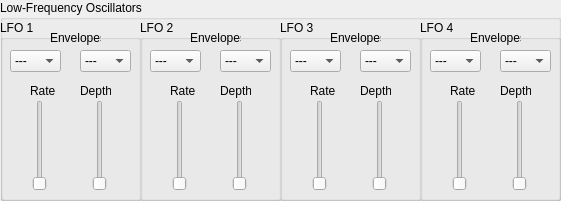
   <widget class="QGroupBox" name="lfo_group_box">
    <property name="geometry">
     <rect>
      <x>370</x>
      <y>190</y>
      <width>561</width>
      <height>201</height>
     </rect>
    </property>
    <property name="title">
     <string>Low-Frequency Oscillators</string>
    </property>
    <widget class="QGroupBox" name="lfo_1_box">
     <property name="geometry">
      <rect>
       <x>0</x>
       <y>20</y>
       <width>141</width>
       <height>181</height>
      </rect>
     </property>
     <property name="title">
      <string>LFO 1</string>
     </property>
     <widget class="QLabel" name="label_11">
      <property name="geometry">
       <rect>
        <x>50</x>
        <y>10</y>
        <width>51</width>
        <height>16</height>
       </rect>
      </property>
      <property name="text">
       <string>Envelopes</string>
      </property>
     </widget>
     <widget class="QComboBox" name="lfo_1_rate_envelope">
      <property name="geometry">
       <rect>
        <x>10</x>
        <y>30</y>
        <width>51</width>
        <height>22</height>
       </rect>
      </property>
      <item>
       <property name="text">
        <string>---</string>
       </property>
      </item>
      <item>
       <property name="text">
        <string>Env 1</string>
       </property>
      </item>
      <item>
       <property name="text">
        <string>Env 2</string>
       </property>
      </item>
      <item>
       <property name="text">
        <string>Env 3</string>
       </property>
      </item>
      <item>
       <property name="text">
        <string>Env 4</string>
       </property>
      </item>
     </widget>
     <widget class="QSlider" name="lfo_1_rate_slider">
      <property name="geometry">
       <rect>
        <x>30</x>
        <y>80</y>
        <width>20</width>
        <height>91</height>
       </rect>
      </property>
      <property name="maximum">
       <number>127</number>
      </property>
      <property name="orientation">
       <enum>Qt::Vertical</enum>
      </property>
     </widget>
     <widget class="QSlider" name="lfo_1_depth_slider">
      <property name="geometry">
       <rect>
        <x>90</x>
        <y>80</y>
        <width>20</width>
        <height>91</height>
       </rect>
      </property>
      <property name="maximum">
       <number>127</number>
      </property>
      <property name="orientation">
       <enum>Qt::Vertical</enum>
      </property>
     </widget>
     <widget class="QComboBox" name="lfo_1_depth_envelope">
      <property name="geometry">
       <rect>
        <x>80</x>
        <y>30</y>
        <width>51</width>
        <height>22</height>
       </rect>
      </property>
      <item>
       <property name="text">
        <string>---</string>
       </property>
      </item>
      <item>
       <property name="text">
        <string>Env 1</string>
       </property>
      </item>
      <item>
       <property name="text">
        <string>Env 2</string>
       </property>
      </item>
      <item>
       <property name="text">
        <string>Env 3</string>
       </property>
      </item>
      <item>
       <property name="text">
        <string>Env 4</string>
       </property>
      </item>
     </widget>
     <widget class="QLabel" name="label_12">
      <property name="geometry">
       <rect>
        <x>30</x>
        <y>60</y>
        <width>41</width>
        <height>21</height>
       </rect>
      </property>
      <property name="text">
       <string>Rate</string>
      </property>
     </widget>
     <widget class="QLabel" name="label_13">
      <property name="geometry">
       <rect>
        <x>80</x>
        <y>60</y>
        <width>31</width>
        <height>21</height>
       </rect>
      </property>
      <property name="text">
       <string>Depth</string>
      </property>
     </widget>
    </widget>
    <widget class="QGroupBox" name="lfo_2_box">
     <property name="geometry">
      <rect>
       <x>140</x>
       <y>20</y>
       <width>141</width>
       <height>181</height>
      </rect>
     </property>
     <property name="title">
      <string>LFO 2</string>
     </property>
     <widget class="QComboBox" name="lfo_2_depth_envelope">
      <property name="geometry">
       <rect>
        <x>80</x>
        <y>30</y>
        <width>51</width>
        <height>22</height>
       </rect>
      </property>
      <item>
       <property name="text">
        <string>---</string>
       </property>
      </item>
      <item>
       <property name="text">
        <string>Env 1</string>
       </property>
      </item>
      <item>
       <property name="text">
        <string>Env 2</string>
       </property>
      </item>
      <item>
       <property name="text">
        <string>Env 3</string>
       </property>
      </item>
      <item>
       <property name="text">
        <string>Env 4</string>
       </property>
      </item>
     </widget>
     <widget class="QSlider" name="lfo_2_depth_slider">
      <property name="geometry">
       <rect>
        <x>90</x>
        <y>80</y>
        <width>20</width>
        <height>91</height>
       </rect>
      </property>
      <property name="maximum">
       <number>127</number>
      </property>
      <property name="orientation">
       <enum>Qt::Vertical</enum>
      </property>
     </widget>
     <widget class="QComboBox" name="lfo_2_rate_envelope">
      <property name="geometry">
       <rect>
        <x>10</x>
        <y>30</y>
        <width>51</width>
        <height>22</height>
       </rect>
      </property>
      <item>
       <property name="text">
        <string>---</string>
       </property>
      </item>
      <item>
       <property name="text">
        <string>Env 1</string>
       </property>
      </item>
      <item>
       <property name="text">
        <string>Env 2</string>
       </property>
      </item>
      <item>
       <property name="text">
        <string>Env 3</string>
       </property>
      </item>
      <item>
       <property name="text">
        <string>Env 4</string>
       </property>
      </item>
     </widget>
     <widget class="QLabel" name="label_14">
      <property name="geometry">
       <rect>
        <x>50</x>
        <y>10</y>
        <width>51</width>
        <height>16</height>
       </rect>
      </property>
      <property name="text">
       <string>Envelopes</string>
      </property>
     </widget>
     <widget class="QSlider" name="lfo_2_rate_slider">
      <property name="geometry">
       <rect>
        <x>30</x>
        <y>80</y>
        <width>20</width>
        <height>91</height>
       </rect>
      </property>
      <property name="maximum">
       <number>127</number>
      </property>
      <property name="orientation">
       <enum>Qt::Vertical</enum>
      </property>
     </widget>
     <widget class="QLabel" name="label_15">
      <property name="geometry">
       <rect>
        <x>80</x>
        <y>60</y>
        <width>31</width>
        <height>21</height>
       </rect>
      </property>
      <property name="text">
       <string>Depth</string>
      </property>
     </widget>
     <widget class="QLabel" name="label_16">
      <property name="geometry">
       <rect>
        <x>30</x>
        <y>60</y>
        <width>41</width>
        <height>21</height>
       </rect>
      </property>
      <property name="text">
       <string>Rate</string>
      </property>
     </widget>
    </widget>
    <widget class="QGroupBox" name="lfo_3_box">
     <property name="geometry">
      <rect>
       <x>280</x>
       <y>20</y>
       <width>141</width>
       <height>181</height>
      </rect>
     </property>
     <property name="title">
      <string>LFO 3</string>
     </property>
     <widget class="QComboBox" name="lfo_3_depth_envelope">
      <property name="geometry">
       <rect>
        <x>80</x>
        <y>30</y>
        <width>51</width>
        <height>22</height>
       </rect>
      </property>
      <item>
       <property name="text">
        <string>---</string>
       </property>
      </item>
      <item>
       <property name="text">
        <string>Env 1</string>
       </property>
      </item>
      <item>
       <property name="text">
        <string>Env 2</string>
       </property>
      </item>
      <item>
       <property name="text">
        <string>Env 3</string>
       </property>
      </item>
      <item>
       <property name="text">
        <string>Env 4</string>
       </property>
      </item>
     </widget>
     <widget class="QSlider" name="lfo_3_depth_slider">
      <property name="geometry">
       <rect>
        <x>90</x>
        <y>80</y>
        <width>20</width>
        <height>91</height>
       </rect>
      </property>
      <property name="maximum">
       <number>127</number>
      </property>
      <property name="orientation">
       <enum>Qt::Vertical</enum>
      </property>
     </widget>
     <widget class="QComboBox" name="lfo_3_rate_envelope">
      <property name="geometry">
       <rect>
        <x>10</x>
        <y>30</y>
        <width>51</width>
        <height>22</height>
       </rect>
      </property>
      <item>
       <property name="text">
        <string>---</string>
       </property>
      </item>
      <item>
       <property name="text">
        <string>Env 1</string>
       </property>
      </item>
      <item>
       <property name="text">
        <string>Env 2</string>
       </property>
      </item>
      <item>
       <property name="text">
        <string>Env 3</string>
       </property>
      </item>
      <item>
       <property name="text">
        <string>Env 4</string>
       </property>
      </item>
     </widget>
     <widget class="QLabel" name="label_17">
      <property name="geometry">
       <rect>
        <x>50</x>
        <y>10</y>
        <width>51</width>
        <height>16</height>
       </rect>
      </property>
      <property name="text">
       <string>Envelopes</string>
      </property>
     </widget>
     <widget class="QSlider" name="lfo_3_rate_slider">
      <property name="geometry">
       <rect>
        <x>30</x>
        <y>80</y>
        <width>20</width>
        <height>91</height>
       </rect>
      </property>
      <property name="maximum">
       <number>127</number>
      </property>
      <property name="orientation">
       <enum>Qt::Vertical</enum>
      </property>
     </widget>
     <widget class="QLabel" name="label_18">
      <property name="geometry">
       <rect>
        <x>80</x>
        <y>60</y>
        <width>31</width>
        <height>21</height>
       </rect>
      </property>
      <property name="text">
       <string>Depth</string>
      </property>
     </widget>
     <widget class="QLabel" name="label_19">
      <property name="geometry">
       <rect>
        <x>30</x>
        <y>60</y>
        <width>41</width>
        <height>21</height>
       </rect>
      </property>
      <property name="text">
       <string>Rate</string>
      </property>
     </widget>
    </widget>
    <widget class="QGroupBox" name="lfo_4_box">
     <property name="geometry">
      <rect>
       <x>420</x>
       <y>20</y>
       <width>141</width>
       <height>181</height>
      </rect>
     </property>
     <property name="title">
      <string>LFO 4</string>
     </property>
     <widget class="QComboBox" name="lfo_4_depth_envelope">
      <property name="geometry">
       <rect>
        <x>80</x>
        <y>30</y>
        <width>51</width>
        <height>22</height>
       </rect>
      </property>
      <item>
       <property name="text">
        <string>---</string>
       </property>
      </item>
      <item>
       <property name="text">
        <string>Env 1</string>
       </property>
      </item>
      <item>
       <property name="text">
        <string>Env 2</string>
       </property>
      </item>
      <item>
       <property name="text">
        <string>Env 3</string>
       </property>
      </item>
      <item>
       <property name="text">
        <string>Env 4</string>
       </property>
      </item>
     </widget>
     <widget class="QSlider" name="lfo_4_depth_slider">
      <property name="geometry">
       <rect>
        <x>90</x>
        <y>80</y>
        <width>20</width>
        <height>91</height>
       </rect>
      </property>
      <property name="maximum">
       <number>127</number>
      </property>
      <property name="orientation">
       <enum>Qt::Vertical</enum>
      </property>
     </widget>
     <widget class="QComboBox" name="lfo_4_rate_envelope">
      <property name="geometry">
       <rect>
        <x>10</x>
        <y>30</y>
        <width>51</width>
        <height>22</height>
       </rect>
      </property>
      <item>
       <property name="text">
        <string>---</string>
       </property>
      </item>
      <item>
       <property name="text">
        <string>Env 1</string>
       </property>
      </item>
      <item>
       <property name="text">
        <string>Env 2</string>
       </property>
      </item>
      <item>
       <property name="text">
        <string>Env 3</string>
       </property>
      </item>
      <item>
       <property name="text">
        <string>Env 4</string>
       </property>
      </item>
     </widget>
     <widget class="QLabel" name="label_20">
      <property name="geometry">
       <rect>
        <x>50</x>
        <y>10</y>
        <width>51</width>
        <height>16</height>
       </rect>
      </property>
      <property name="text">
       <string>Envelopes</string>
      </property>
     </widget>
     <widget class="QSlider" name="lfo_4_rate_slider">
      <property name="geometry">
       <rect>
        <x>30</x>
        <y>80</y>
        <width>20</width>
        <height>91</height>
       </rect>
      </property>
      <property name="maximum">
       <number>127</number>
      </property>
      <property name="orientation">
       <enum>Qt::Vertical</enum>
      </property>
     </widget>
     <widget class="QLabel" name="label_21">
      <property name="geometry">
       <rect>
        <x>80</x>
        <y>60</y>
        <width>31</width>
        <height>21</height>
       </rect>
      </property>
      <property name="text">
       <string>Depth</string>
      </property>
     </widget>
     <widget class="QLabel" name="label_22">
      <property name="geometry">
       <rect>
        <x>30</x>
        <y>60</y>
        <width>41</width>
        <height>21</height>
       </rect>
      </property>
      <property name="text">
       <string>Rate</string>
      </property>
     </widget>
    </widget>
   </widget>
